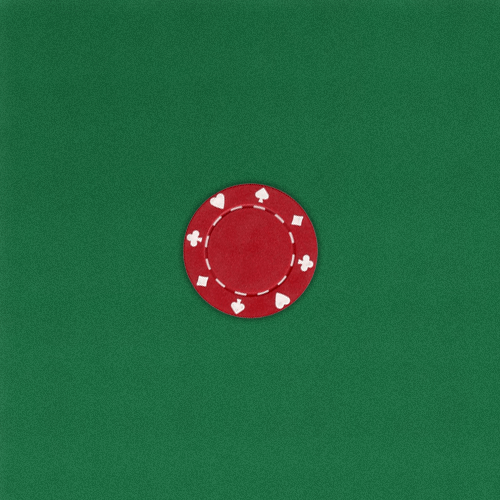
#> input picture images/games/poker_chips_pos1.png, 500 x 500 px
$ python subtract_image.py
#> lines starting #> are read from the running program, lines starting #| are printed output that depends on the picture
import cv2

ficha_pos1 = cv2.imread("images/games/poker_chips_pos1.png")
#> ficha_pos1 is the input picture: shape (500, 500, 3); mean B, G, R 63.7, 102.2, 37
ficha_pos2 = cv2.imread("images/games/poker_chips_pos2.png")
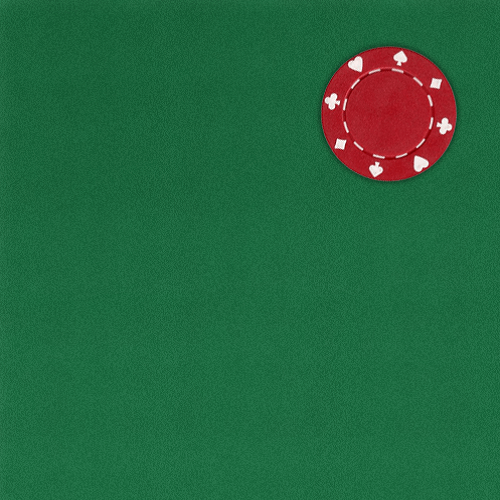
#> input picture images/games/poker_chips_pos2.png, 500 x 500 px
#> ficha_pos2 is the input picture: shape (500, 500, 3); mean B, G, R 63.3, 101.9, 36.7


ficha_minus = cv2.subtract(ficha_pos2, ficha_pos1)
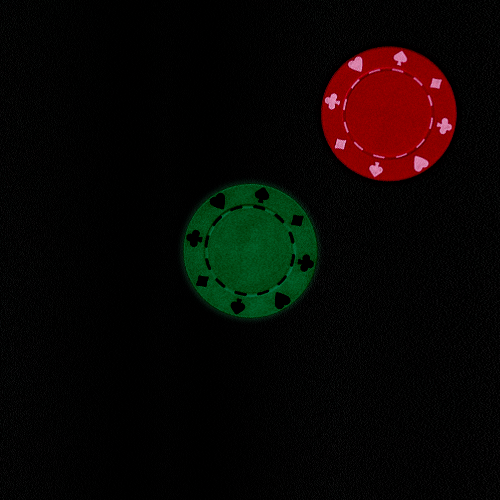
#> ficha_minus: shape (500, 500, 3); mean B, G, R 3.9, 6.3, 10

cv2.imshow("ficha_pos1", ficha_pos1)
cv2.imshow("ficha_pos2", ficha_pos2)
cv2.imshow("ficha_minus", ficha_minus)


cv2.waitKey(0)
cv2.destroyAllWindows()
